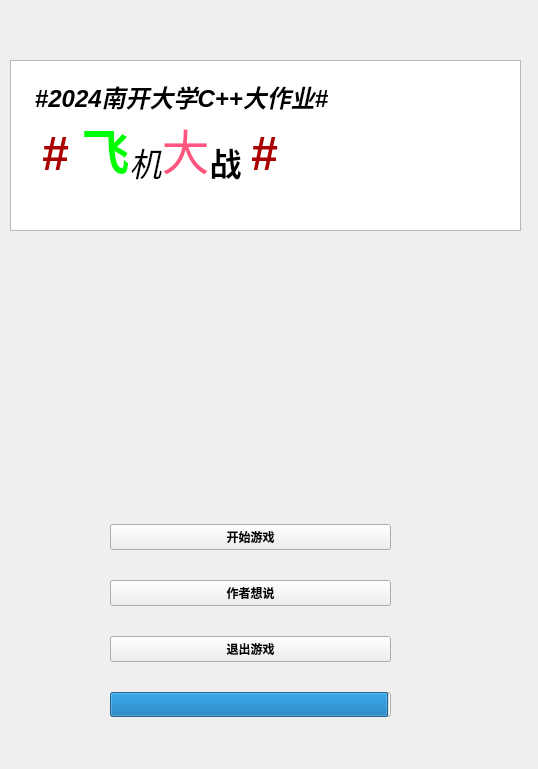
<?xml version="1.0" encoding="UTF-8"?>
<ui version="4.0">
 <class>StartWidget</class>
 <widget class="QWidget" name="StartWidget">
  <property name="geometry">
   <rect>
    <x>0</x>
    <y>0</y>
    <width>538</width>
    <height>769</height>
   </rect>
  </property>
  <property name="windowTitle">
   <string>游戏登录</string>
  </property>
  <widget class="QWidget" name="widget" native="true">
   <property name="geometry">
    <rect>
     <x>110</x>
     <y>500</y>
     <width>281</width>
     <height>241</height>
    </rect>
   </property>
   <layout class="QVBoxLayout" name="verticalLayout_2">
    <property name="leftMargin">
     <number>0</number>
    </property>
    <property name="topMargin">
     <number>0</number>
    </property>
    <property name="rightMargin">
     <number>0</number>
    </property>
    <property name="bottomMargin">
     <number>0</number>
    </property>
    <item>
     <widget class="QPushButton" name="btn_start">
      <property name="sizePolicy">
       <sizepolicy hsizetype="Minimum" vsizetype="Fixed">
        <horstretch>0</horstretch>
        <verstretch>0</verstretch>
       </sizepolicy>
      </property>
      <property name="font">
       <font>
        <family>Arial Black</family>
        <weight>75</weight>
        <bold>true</bold>
       </font>
      </property>
      <property name="text">
       <string>开始游戏</string>
      </property>
      <property name="icon">
       <iconset resource="res.qrc">
        <normaloff>:/resources/bingbing12.jpg</normaloff>:/resources/bingbing12.jpg</iconset>
      </property>
      <property name="iconSize">
       <size>
        <width>35</width>
        <height>30</height>
       </size>
      </property>
     </widget>
    </item>
    <item>
     <widget class="QPushButton" name="btn_introduce">
      <property name="font">
       <font>
        <family>Arial Black</family>
        <weight>75</weight>
        <bold>true</bold>
       </font>
      </property>
      <property name="text">
       <string>作者想说</string>
      </property>
      <property name="icon">
       <iconset resource="res.qrc">
        <normaloff>:/resources/bingbing8.png</normaloff>:/resources/bingbing8.png</iconset>
      </property>
      <property name="iconSize">
       <size>
        <width>35</width>
        <height>30</height>
       </size>
      </property>
     </widget>
    </item>
    <item>
     <widget class="QPushButton" name="btn_close">
      <property name="font">
       <font>
        <family>Arial Black</family>
        <weight>75</weight>
        <bold>true</bold>
       </font>
      </property>
      <property name="text">
       <string>退出游戏</string>
      </property>
      <property name="icon">
       <iconset resource="res.qrc">
        <normaloff>:/resources/bingbing4.jpg</normaloff>:/resources/bingbing4.jpg</iconset>
      </property>
      <property name="iconSize">
       <size>
        <width>35</width>
        <height>30</height>
       </size>
      </property>
     </widget>
    </item>
    <item>
     <widget class="QProgressBar" name="progressBar">
      <property name="font">
       <font>
        <family>Arial Black</family>
        <weight>75</weight>
        <bold>true</bold>
       </font>
      </property>
      <property name="layoutDirection">
       <enum>Qt::LeftToRight</enum>
      </property>
      <property name="value">
       <number>99</number>
      </property>
      <property name="textVisible">
       <bool>false</bool>
      </property>
      <property name="textDirection">
       <enum>QProgressBar::TopToBottom</enum>
      </property>
     </widget>
    </item>
   </layout>
  </widget>
  <widget class="QWidget" name="widget_2" native="true">
   <property name="geometry">
    <rect>
     <x>10</x>
     <y>60</y>
     <width>511</width>
     <height>221</height>
    </rect>
   </property>
   <layout class="QVBoxLayout" name="verticalLayout">
    <property name="leftMargin">
     <number>0</number>
    </property>
    <property name="topMargin">
     <number>0</number>
    </property>
    <property name="rightMargin">
     <number>0</number>
    </property>
    <property name="bottomMargin">
     <number>0</number>
    </property>
    <item>
     <widget class="QTextBrowser" name="textBrowser">
      <property name="sizePolicy">
       <sizepolicy hsizetype="Expanding" vsizetype="Fixed">
        <horstretch>0</horstretch>
        <verstretch>0</verstretch>
       </sizepolicy>
      </property>
      <property name="html">
       <string>&lt;!DOCTYPE HTML PUBLIC &quot;-//W3C//DTD HTML 4.0//EN&quot; &quot;http://www.w3.org/TR/REC-html40/strict.dtd&quot;&gt;
&lt;html&gt;&lt;head&gt;&lt;meta name=&quot;qrichtext&quot; content=&quot;1&quot; /&gt;&lt;style type=&quot;text/css&quot;&gt;
p, li { white-space: pre-wrap; }
&lt;/style&gt;&lt;/head&gt;&lt;body style=&quot; font-family:'SimSun'; font-size:9pt; font-weight:400; font-style:normal;&quot;&gt;
&lt;p align=&quot;center&quot; style=&quot;-qt-paragraph-type:empty; margin-top:0px; margin-bottom:0px; margin-left:0px; margin-right:0px; -qt-block-indent:0; text-indent:0px;&quot;&gt;&lt;br /&gt;&lt;/p&gt;
&lt;p style=&quot; margin-top:0px; margin-bottom:0px; margin-left:0px; margin-right:0px; -qt-block-indent:0; text-indent:0px;&quot;&gt;&lt;span style=&quot; font-size:18pt;&quot;&gt;   &lt;/span&gt;&lt;span style=&quot; font-size:18pt; font-weight:600; font-style:italic;&quot;&gt;#2024南开大学C++大作业#&lt;/span&gt;&lt;/p&gt;
&lt;p style=&quot; margin-top:0px; margin-bottom:0px; margin-left:0px; margin-right:0px; -qt-block-indent:0; text-indent:0px;&quot;&gt;&lt;span style=&quot; font-size:36pt; font-weight:600; color:#55ffff;&quot;&gt;  &lt;/span&gt;&lt;span style=&quot; font-size:36pt; font-weight:600; font-style:italic; color:#aa0000;&quot;&gt;# &lt;/span&gt;&lt;span style=&quot; font-size:36pt; font-weight:600; color:#00ff00;&quot;&gt;飞&lt;/span&gt;&lt;span style=&quot; font-size:36pt; font-style:italic; vertical-align:sub;&quot;&gt;机&lt;/span&gt;&lt;span style=&quot; font-size:36pt; color:#ff557f;&quot;&gt;大&lt;/span&gt;&lt;span style=&quot; font-size:36pt; font-weight:600; vertical-align:sub;&quot;&gt;战 &lt;/span&gt;&lt;span style=&quot; font-size:36pt; font-weight:600; font-style:italic; color:#aa0000;&quot;&gt;#&lt;/span&gt;&lt;/p&gt;&lt;/body&gt;&lt;/html&gt;</string>
      </property>
     </widget>
    </item>
    <item>
     <spacer name="verticalSpacer">
      <property name="orientation">
       <enum>Qt::Vertical</enum>
      </property>
      <property name="sizeType">
       <enum>QSizePolicy::Fixed</enum>
      </property>
      <property name="sizeHint" stdset="0">
       <size>
        <width>20</width>
        <height>50</height>
       </size>
      </property>
     </spacer>
    </item>
   </layout>
  </widget>
 </widget>
 <resources>
  <include location="res.qrc"/>
 </resources>
 <connections/>
</ui>
